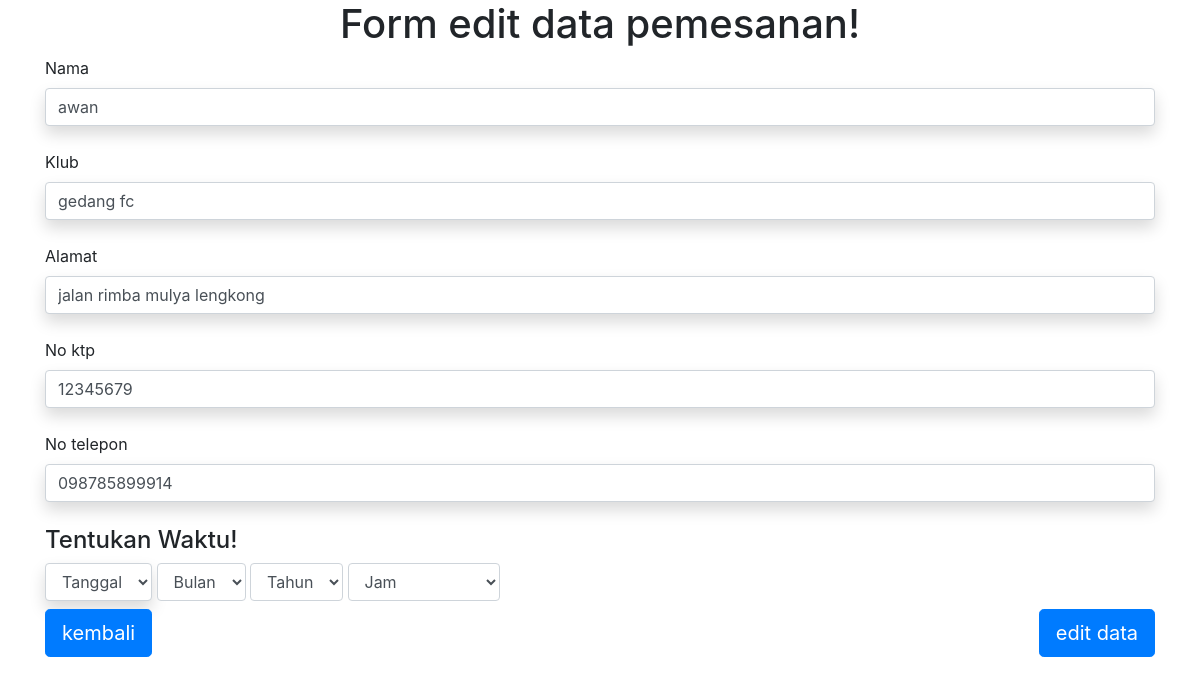
Screenshot of /booking/edit.php?id=8 with the database file from the repository.
### tables this page shows
CREATE TABLE `booking` (
  `id` int(11) NOT NULL,
  `username` varchar(25) NOT NULL,
  `klub` varchar(30) NOT NULL,
  `alamat` varchar(30) NOT NULL,
  `no_ktp` varchar(15) NOT NULL,
  `no_telepon` varchar(15) NOT NULL,
  `waktu` date NOT NULL,
  `jam` varchar(15) NOT NULL
);

### booking/fungsi.php (called while the page is built, shortened)
<?php
require '../koneksi.php';
function query ($query) {
	global $konek;
	$result = mysqli_query ($konek, $query);
	$rows = [];
	while ( $row  = mysqli_fetch_assoc($result) ) {
	 	$rows[] = $row;
	 }
	 return $rows;
}
 ?>

### booking/edit.php (the view, shortened to what this page needs)
<?php
	require 'fungsi.php';
	$id = $_GET["id"];
	$user = query("SELECT * FROM booking WHERE id = $id")[0];
?>
<!DOCTYPE html>
<html>
<head>
	<link rel="stylesheet" href="https://stackpath.bootstrapcdn.com/bootstrap/4.5.0/css/bootstrap.min.css">
</head>
<body>
<div class="container">
	<div class="row">
		<div class="col text-center">
		<h1>Form edit data pemesanan!</h1>
		</div>
	</div>
	<div class="row">
		<div class="col">
		<form  method="post" action="">
		<label for="nama">Nama </label>
		<input class="form-control shadow" type="text" name="username" id="nama" required="required" value="<?php echo $user["username"]; ?>">
		<br>
		<label for="klub">Klub </label>
		<input class="form-control shadow" type="text" name="klub" id="klub" required="required" value="<?php echo $user["klub"]; ?>">
		<br>
		<label for="alamat">Alamat </label>
		<input class="form-control shadow" type="text" name="alamat" id="alamat" required="required" value="<?php echo $user["alamat"]; ?>">
		<br>
		<label for="no ktp">No ktp </label>
		<input class="form-control shadow" type="no ktp" name="no_ktp" id="no ktp" required="required" value="<?php echo $user["no_ktp"]; ?>">
		<br>
		<label for="no telepon">No telepon </label>
		<input class="form-control shadow" type="text" name="no_telepon" id="no telepon" required="required" value="<?php echo $user["no_telepon"]; ?>">
		<br>
		<h4>Tentukan Waktu!</h4>
		<div class="form-inline">
			<select class="form-control shadow" name="tanggal" >
		        <option selected="selected" value="<?php echo $user["waktu"]; ?>">Tanggal</option>
			</select>
		    	<select class="form-control" name="bulan" >
		        <option selected="selected" value="<?php echo $user["waktu"]; ?>"> Bulan </option>
		    </select>
		    <select class="form-control" name="tahun">
		        <option selected="selected" value="<?php echo $user["waktu"]; ?>"> Tahun </option>
		    </select>
			<select class="form-control" name="jam">
		        <option selected="selected" value="<?php echo $user["jam"]; ?>"> Jam </option>
		    </select>
			</div>
		</div>
	</div>
	<div class="row mt-2">
		<div class="col">
			<a class="btn btn-primary btn-lg float-left" href="reedit.php">kembali</a>
		</div>
		<div class="col">
			<button class="btn btn-primary btn-lg float-right" type="submit" name="submit">edit data</button>
		</div>
	</div>
</div>
</body>
</html>

### rows the page displays
booking: username "awan", klub "gedang fc", alamat "jalan rimba mulya lengkong", no_ktp "12345679", no_telepon "098785899914"
